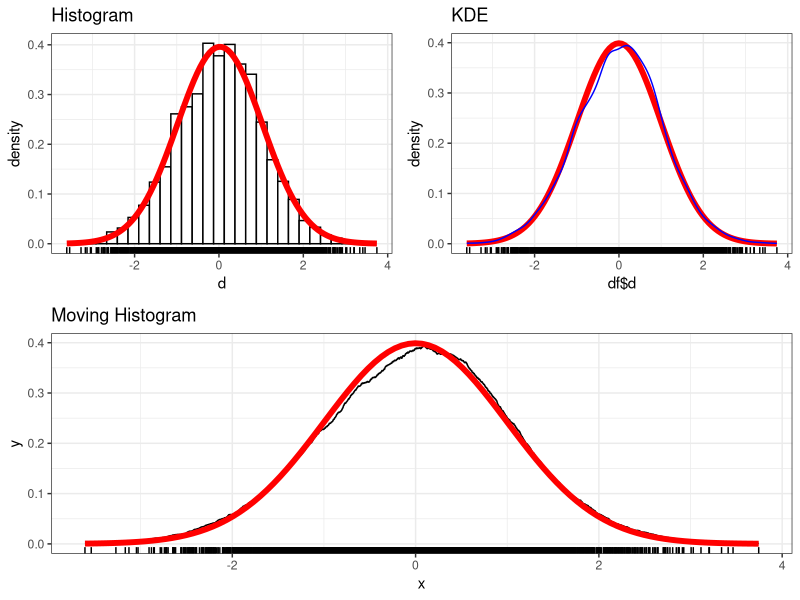

Write the R code that produced this figure.
#Kernel density estimation

#Moving histogram algorithm (Naive density estimator)

#The function takes three arguments: the evaluation points (x), the sample (X) and the bandwidth (h).
#The output is a grid chart with a comparison between a regular histogram, kde and the moved histogram, 
#all of them compared with an stardard normal.

moving_histogram <- function(x,X,h){

  require(ggplot2)
  require(gridExtra)
  n <- length(X)
  y <- c()
  f_hat <- c()
  for(j in 1:n){
    y <- sum((x[j] - h) < X & (x[j] + h) > X)
    f_hat[j] <- y/(2*n*h)
  }
  
  df <- data.frame(f_hat)
  df <- cbind(x, df, X)
  colnames(df) <- c("x", "y", "d")
  
  p1 <- ggplot(df) + geom_step(aes(x=x, y=y)) + 
    stat_function(fun = dnorm, args = list(mean = 0, sd = 1), color = "red", size = 2) +
    theme_bw() + xlim((min(X)), (max(X))) + ggtitle("Moving Histogram") +
    geom_rug(aes(x=df$d), sides="b")
  
  p2 <- ggplot(df) + stat_function(fun = dnorm, args = list(mean = 0, sd = 1), color = "red", size = 2) +
    theme_bw() + xlim((min(X)), (max(X))) + ggtitle("KDE") + 
    geom_density(aes(x=df$d), color = "blue") + 
    geom_rug(aes(x=df$d), sides="b")
  
  p3 <- ggplot(df,aes(x = d)) + geom_histogram(aes(y =..density..), fill = "white", color = "black") +
    stat_function(fun = dnorm, args = list(mean = mean(df$d), sd = sd(df$d)), color = "red", size = 2) +
    theme_bw() + xlim((min(X)), (max(X))) + ggtitle("Histogram") +
    geom_rug(aes(x=df$d), sides="b")
  
  
  grid <- grid.arrange(p3, p2, p1, 
               widths = c(1, 1),
               layout_matrix = rbind(c(1, 2), 3))
  return(grid)
}

sam = 5000
X <- rnorm(sam)
x <- seq(min(X),max(X), len = sam)
h <- 0.45

moving_histogram(x, X, h)
